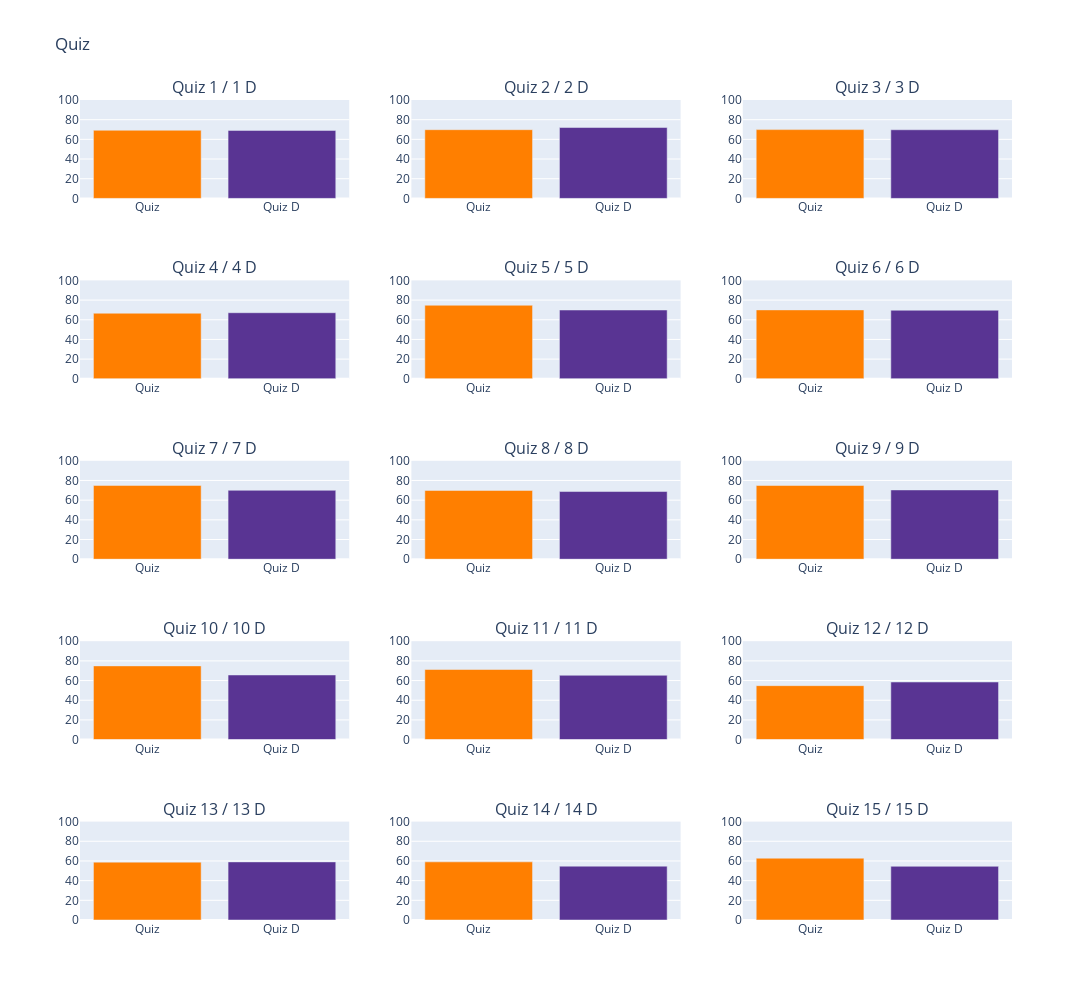

The notebook cell this image was saved under:
### Markdown cell above
### Visualizando BarPlots

### Code cell
quiz_metrics=create_quiz_metrics_dataset(enfermagem)
plot_quiz_bar(quiz_data=quiz_metrics,metric='mean', n_rows=5, n_cols=3)

### Figure 1 — Plotly figure (JSON) as saved in the notebook; plotly's stock layout.template omitted (floating-point values rounded to 4 significant figures)
{"data": [{"marker": {"color": "#FF7F00"}, "name": "Quiz 1 mean", "type": "bar", "x": ["Quiz"], "xaxis": "x", "y": [69.26], "yaxis": "y"}, {"marker": {"color": "#593493"}, "name": "quiz 1 D mean", "type": "bar", "x": ["Quiz D"], "xaxis": "x", "y": [69.11], "yaxis": "y"}, {"marker": {"color": "#FF7F00"}, "name": "Quiz 2 mean", "type": "bar", "x": ["Quiz"], "xaxis": "x2", "y": [69.82], "yaxis": "y2"}, {"marker": {"color": "#593493"}, "name": "quiz 2 D mean", "type": "bar", "x": ["Quiz D"], "xaxis": "x2", "y": [72.03], "yaxis": "y2"}, {"marker": {"color": "#FF7F00"}, "name": "Quiz 3 mean", "type": "bar", "x": ["Quiz"], "xaxis": "x3", "y": [69.9], "yaxis": "y3"}, {"marker": {"color": "#593493"}, "name": "quiz 3 D mean", "type": "bar", "x": ["Quiz D"], "xaxis": "x3", "y": [69.74], "yaxis": "y3"}, {"marker": {"color": "#FF7F00"}, "name": "Quiz 4 mean", "type": "bar", "x": ["Quiz"], "xaxis": "x4", "y": [66.64], "yaxis": "y4"}, {"marker": {"color": "#593493"}, "name": "quiz 4 D mean", "type": "bar", "x": ["Quiz D"], "xaxis": "x4", "y": [67.14], "yaxis": "y4"}, {"marker": {"color": "#FF7F00"}, "name": "Quiz 5 mean", "type": "bar", "x": ["Quiz"], "xaxis": "x5", "y": [74.74], "yaxis": "y5"}, {"marker": {"color": "#593493"}, "name": "quiz 5 D mean", "type": "bar", "x": ["Quiz D"], "xaxis": "x5", "y": [69.91], "yaxis": "y5"}, {"marker": {"color": "#FF7F00"}, "name": "Quiz 6 mean", "type": "bar", "x": ["Quiz"], "xaxis": "x6", "y": [70.02], "yaxis": "y6"}, {"marker": {"color": "#593493"}, "name": "quiz 6 D mean", "type": "bar", "x": ["Quiz D"], "xaxis": "x6", "y": [69.67], "yaxis": "y6"}, {"marker": {"color": "#FF7F00"}, "name": "Quiz 7 mean", "type": "bar", "x": ["Quiz"], "xaxis": "x7", "y": [74.96], "yaxis": "y7"}, {"marker": {"color": "#593493"}, "name": "quiz 7 D mean", "type": "bar", "x": ["Quiz D"], "xaxis": "x7", "y": [70.01], "yaxis": "y7"}, {"marker": {"color": "#FF7F00"}, "name": "Quiz 8 mean", "type": "bar", "x": ["Quiz"], "xaxis": "x8", "y": [69.87], "yaxis": "y8"}, {"marker": {"color": "#593493"}, "name": "quiz 8 D mean", "type": "bar", "x": ["Quiz D"], "xaxis": "x8", "y": [68.78], "yaxis": "y8"}, {"marker": {"color": "#FF7F00"}, "name": "Quiz 9 mean", "type": "bar", "x": ["Quiz"], "xaxis": "x9", "y": [74.89], "yaxis": "y9"}, {"marker": {"color": "#593493"}, "name": "quiz 9 D mean", "type": "bar", "x": ["Quiz D"], "xaxis": "x9", "y": [70.4], "yaxis": "y9"}, {"marker": {"color": "#FF7F00"}, "name": "Quiz 10 mean", "type": "bar", "x": ["Quiz"], "xaxis": "x10", "y": [74.92], "yaxis": "y10"}, {"marker": {"color": "#593493"}, "name": "quiz 10 D mean", "type": "bar", "x": ["Quiz D"], "xaxis": "x10", "y": [65.68], "yaxis": "y10"}, {"marker": {"color": "#FF7F00"}, "name": "Quiz 11 mean", "type": "bar", "x": ["Quiz"], "xaxis": "x11", "y": [71.23], "yaxis": "y11"}, {"marker": {"color": "#593493"}, "name": "quiz 11 D mean", "type": "bar", "x": ["Quiz D"], "xaxis": "x11", "y": [65.35], "yaxis": "y11"}, {"marker": {"color": "#FF7F00"}, "name": "Quiz 12 mean", "type": "bar", "x": ["Quiz"], "xaxis": "x12", "y": [54.82], "yaxis": "y12"}, {"marker": {"color": "#593493"}, "name": "quiz 12 D mean", "type": "bar", "x": ["Quiz D"], "xaxis": "x12", "y": [58.53], "yaxis": "y12"}, {"marker": {"color": "#FF7F00"}, "name": "Quiz 13 mean", "type": "bar", "x": ["Quiz"], "xaxis": "x13", "y": [58.81], "yaxis": "y13"}, {"marker": {"color": "#593493"}, "name": "quiz 13 D mean", "type": "bar", "x": ["Quiz D"], "xaxis": "x13", "y": [59.05], "yaxis": "y13"}, {"marker": {"color": "#FF7F00"}, "name": "Quiz 14 mean", "type": "bar", "x": ["Quiz"], "xaxis": "x14", "y": [59.08], "yaxis": "y14"}, {"marker": {"color": "#593493"}, "name": "quiz 14 D mean", "type": "bar", "x": ["Quiz D"], "xaxis": "x14", "y": [54.71], "yaxis": "y14"}, {"marker": {"color": "#FF7F00"}, "name": "Quiz 15 mean", "type": "bar", "x": ["Quiz"], "xaxis": "x15", "y": [62.8], "yaxis": "y15"}, {"marker": {"color": "#593493"}, "name": "quiz 15 D mean", "type": "bar", "x": ["Quiz D"], "xaxis": "x15", "y": [54.57], "yaxis": "y15"}], "layout": {"annotations": [{"font": {"size": 16}, "showarrow": false, "text": "Quiz 1 / 1 D", "x": 0.1444, "xanchor": "center", "xref": "paper", "y": 1, "yanchor": "bottom", "yref": "paper"}, {"font": {"size": 16}, "showarrow": false, "text": "Quiz 2 / 2 D", "x": 0.5, "xanchor": "center", "xref": "paper", "y": 1, "yanchor": "bottom", "yref": "paper"}, {"font": {"size": 16}, "showarrow": false, "text": "Quiz 3 / 3 D", "x": 0.8556, "xanchor": "center", "xref": "paper", "y": 1, "yanchor": "bottom", "yref": "paper"}, {"font": {"size": 16}, "showarrow": false, "text": "Quiz 4 / 4 D", "x": 0.1444, "xanchor": "center", "xref": "paper", "y": 0.78, "yanchor": "bottom", "yref": "paper"}, {"font": {"size": 16}, "showarrow": false, "text": "Quiz 5 / 5 D", "x": 0.5, "xanchor": "center", "xref": "paper", "y": 0.78, "yanchor": "bottom", "yref": "paper"}, {"font": {"size": 16}, "showarrow": false, "text": "Quiz 6 / 6 D", "x": 0.8556, "xanchor": "center", "xref": "paper", "y": 0.78, "yanchor": "bottom", "yref": "paper"}, {"font": {"size": 16}, "showarrow": false, "text": "Quiz 7 / 7 D", "x": 0.1444, "xanchor": "center", "xref": "paper", "y": 0.56, "yanchor": "bottom", "yref": "paper"}, {"font": {"size": 16}, "showarrow": false, "text": "Quiz 8 / 8 D", "x": 0.5, "xanchor": "center", "xref": "paper", "y": 0.56, "yanchor": "bottom", "yref": "paper"}, {"font": {"size": 16}, "showarrow": false, "text": "Quiz 9 / 9 D", "x": 0.8556, "xanchor": "center", "xref": "paper", "y": 0.56, "yanchor": "bottom", "yref": "paper"}, {"font": {"size": 16}, "showarrow": false, "text": "Quiz 10 / 10 D", "x": 0.1444, "xanchor": "center", "xref": "paper", "y": 0.34, "yanchor": "bottom", "yref": "paper"}, {"font": {"size": 16}, "showarrow": false, "text": "Quiz 11 / 11 D", "x": 0.5, "xanchor": "center", "xref": "paper", "y": 0.34, "yanchor": "bottom", "yref": "paper"}, {"font": {"size": 16}, "showarrow": false, "text": "Quiz 12 / 12 D", "x": 0.8556, "xanchor": "center", "xref": "paper", "y": 0.34, "yanchor": "bottom", "yref": "paper"}, {"font": {"size": 16}, "showarrow": false, "text": "Quiz 13 / 13 D", "x": 0.1444, "xanchor": "center", "xref": "paper", "y": 0.12, "yanchor": "bottom", "yref": "paper"}, {"font": {"size": 16}, "showarrow": false, "text": "Quiz 14 / 14 D", "x": 0.5, "xanchor": "center", "xref": "paper", "y": 0.12, "yanchor": "bottom", "yref": "paper"}, {"font": {"size": 16}, "showarrow": false, "text": "Quiz 15 / 15 D", "x": 0.8556, "xanchor": "center", "xref": "paper", "y": 0.12, "yanchor": "bottom", "yref": "paper"}], "height": 1000, "showlegend": false, "title": {"text": "Quiz"}, "width": 1250, "xaxis": {"anchor": "y", "domain": [0, 0.2889]}, "xaxis10": {"anchor": "y10", "domain": [0, 0.2889]}, "xaxis11": {"anchor": "y11", "domain": [0.3556, 0.6444]}, "xaxis12": {"anchor": "y12", "domain": [0.7111, 1]}, "xaxis13": {"anchor": "y13", "domain": [0, 0.2889]}, "xaxis14": {"anchor": "y14", "domain": [0.3556, 0.6444]}, "xaxis15": {"anchor": "y15", "domain": [0.7111, 1]}, "xaxis2": {"anchor": "y2", "domain": [0.3556, 0.6444]}, "xaxis3": {"anchor": "y3", "domain": [0.7111, 1]}, "xaxis4": {"anchor": "y4", "domain": [0, 0.2889]}, "xaxis5": {"anchor": "y5", "domain": [0.3556, 0.6444]}, "xaxis6": {"anchor": "y6", "domain": [0.7111, 1]}, "xaxis7": {"anchor": "y7", "domain": [0, 0.2889]}, "xaxis8": {"anchor": "y8", "domain": [0.3556, 0.6444]}, "xaxis9": {"anchor": "y9", "domain": [0.7111, 1]}, "yaxis": {"anchor": "x", "domain": [0.88, 1], "dtick": 20, "range": [0, 100], "tick0": 0}, "yaxis10": {"anchor": "x10", "domain": [0.22, 0.34], "dtick": 20, "range": [0, 100], "tick0": 0}, "yaxis11": {"anchor": "x11", "domain": [0.22, 0.34], "dtick": 20, "range": [0, 100], "tick0": 0}, "yaxis12": {"anchor": "x12", "domain": [0.22, 0.34], "dtick": 20, "range": [0, 100], "tick0": 0}, "yaxis13": {"anchor": "x13", "domain": [0, 0.12], "dtick": 20, "range": [0, 100], "tick0": 0}, "yaxis14": {"anchor": "x14", "domain": [0, 0.12], "dtick": 20, "range": [0, 100], "tick0": 0}, "yaxis15": {"anchor": "x15", "domain": [0, 0.12], "dtick": 20, "range": [0, 100], "tick0": 0}, "yaxis2": {"anchor": "x2", "domain": [0.88, 1], "dtick": 20, "range": [0, 100], "tick0": 0}, "yaxis3": {"anchor": "x3", "domain": [0.88, 1], "dtick": 20, "range": [0, 100], "tick0": 0}, "yaxis4": {"anchor": "x4", "domain": [0.66, 0.78], "dtick": 20, "range": [0, 100], "tick0": 0}, "yaxis5": {"anchor": "x5", "domain": [0.66, 0.78], "dtick": 20, "range": [0, 100], "tick0": 0}, "yaxis6": {"anchor": "x6", "domain": [0.66, 0.78], "dtick": 20, "range": [0, 100], "tick0": 0}, "yaxis7": {"anchor": "x7", "domain": [0.44, 0.56], "dtick": 20, "range": [0, 100], "tick0": 0}, "yaxis8": {"anchor": "x8", "domain": [0.44, 0.56], "dtick": 20, "range": [0, 100], "tick0": 0}, "yaxis9": {"anchor": "x9", "domain": [0.44, 0.56], "dtick": 20, "range": [0, 100], "tick0": 0}}}
